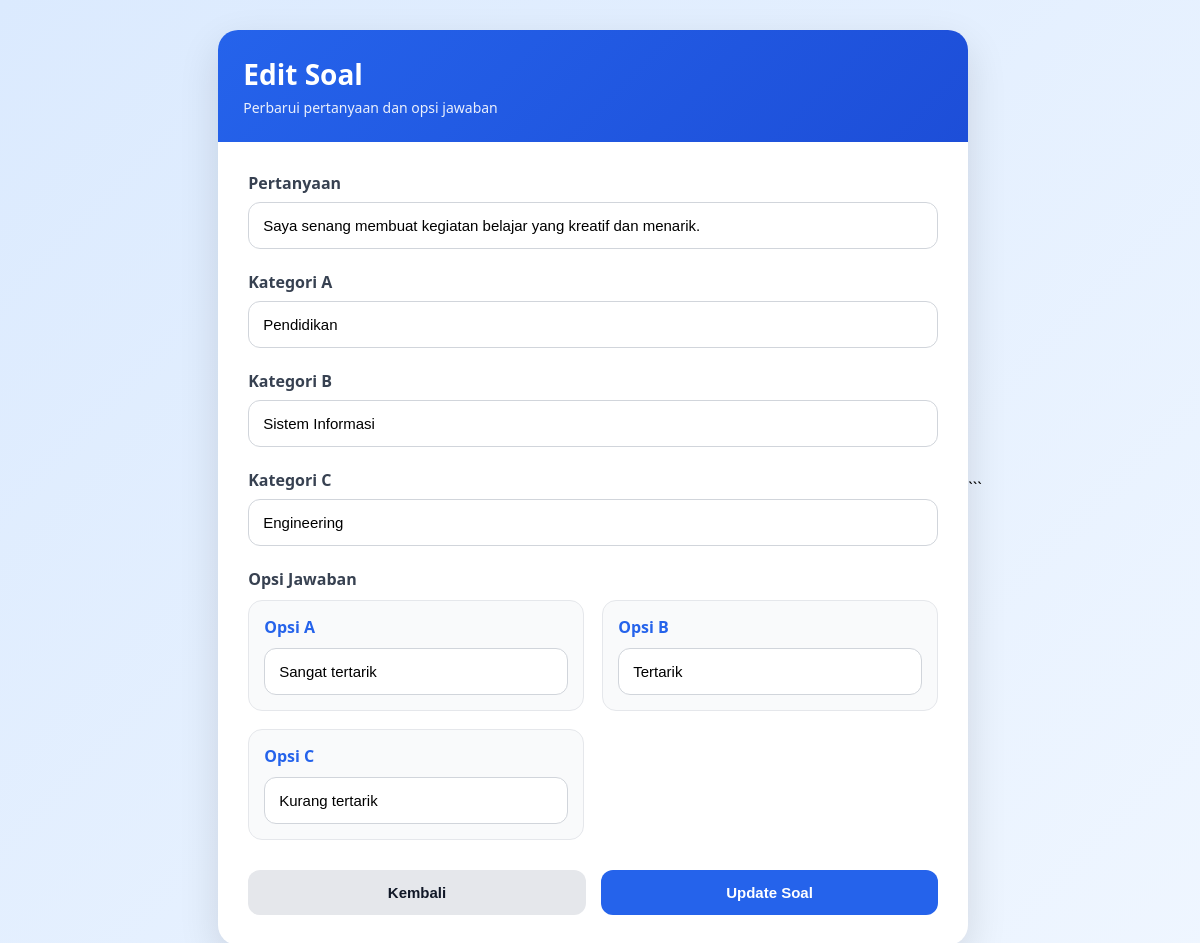
The app's page /fitur_tesminatbakat/edit_soal.php?id=5 with its own data.
### tables this page shows
CREATE TABLE `soal_tes` (
  `id_soal` int(11) NOT NULL,
  `pertanyaan` text NOT NULL,
  `opsi_a` varchar(255) NOT NULL,
  `opsi_b` varchar(255) NOT NULL,
  `opsi_c` varchar(255) NOT NULL,
  `dibuat_pada` timestamp NOT NULL DEFAULT current_timestamp(),
  `diubah_pada` timestamp NOT NULL DEFAULT current_timestamp() ON UPDATE current_timestamp(),
  `kategori_a` varchar(100) DEFAULT NULL,
  `kategori_b` varchar(100) DEFAULT NULL,
  `kategori_c` varchar(100) DEFAULT NULL
);

### fitur_tesminatbakat/edit_soal.php (the view, shortened to what this page needs)
<?php
include '../config.php';
$id = $_GET['id'];
$query = mysqli_query($conn, "SELECT * FROM soal_tes WHERE id_soal='$id'");
$data = mysqli_fetch_assoc($query);
?>
<!DOCTYPE html>
<html lang="id">
<head>
</head>
<body>
<div class="container">
    <div class="header">
        <h2>Edit Soal</h2>
        <p>Perbarui pertanyaan dan opsi jawaban</p>
    </div>
    <div class="form-content">
        <div class="form-group">
            <label>Pertanyaan</label>
            <input
                type="text"
                id="pertanyaan"
                value="<?= $data['pertanyaan']; ?>"
                placeholder="Masukkan pertanyaan..."
            >
        </div>
        <div class="form-group">
            <label>Kategori A</label>
            <input
                type="text"
                id="kategoriA"
                value="<?= $data['kategori_a']; ?>"
                placeholder="Contoh: Sistem Informasi"
            >
        </div>
        <div class="form-group">
            <label>Kategori B</label>
            <input
                type="text"
                id="kategoriB"
                value="<?= $data['kategori_b']; ?>"
                placeholder="Contoh: Engineering"
            >
        </div>
        <div class="form-group">
            <label>Kategori C</label>
            <input
                type="text"
                id="kategoriC"
                value="<?= $data['kategori_c']; ?>"
                placeholder="Contoh: Pendidikan"
            >
        </div>
        <div class="form-group">
            <label>Opsi Jawaban</label>
            <div class="opsi-container">
                <div class="opsi-box">
                    <div class="opsi-title">Opsi A</div>
                    <input
                        type="text"
                        id="opsiA"
                        value="<?= $data['opsi_a']; ?>"
                    >
                </div>
                <div class="opsi-box">
                    <div class="opsi-title">Opsi B</div>
                    <input
                        type="text"
                        id="opsiB"
                        value="<?= $data['opsi_b']; ?>"
                    >
                </div>
                <div class="opsi-box">
                    <div class="opsi-title">Opsi C</div>
                    <input
                        type="text"
                        id="opsiC"
                        value="<?= $data['opsi_c']; ?>"
                    >
                </div>
            </div>
        </div>
        <div class="button-group">
            <button class="btn-kembali"
                onclick="window.location.href='data_soal.php'">
                Kembali
            </button>
            <button class="btn-update"
                onclick="updateSoal()">
                Update Soal
            </button>
        </div>
    </div>
</div>
</body>
</html>

### fitur_tesminatbakat/edit_soal.php (style rules this page uses)
* { margin:0; padding:0; box-sizing:border-box; }
body { font-family:'Segoe UI', sans-serif; background:linear-gradient(135deg,#dbeafe,#eff6ff); min-height:100vh; display:flex; justify-content:center; align-items:center; padding:30px; }
.container { width:100%; max-width:750px; background:#fff; border-radius:20px; overflow:hidden; box-shadow:0 15px 40px rgba(0,0,0,0.12); }
.header { background:linear-gradient(135deg,#2563eb,#1d4ed8); padding:25px; color:white; }
.header h2 { font-size:28px; margin-bottom:5px; }
.header p { opacity:0.9; font-size:14px; }
.form-content { padding:30px; }
.form-group { margin-bottom:22px; }
label { display:block; margin-bottom:8px; font-weight:600; color:#374151; }
input { width:100%; padding:14px; border:1px solid #d1d5db; border-radius:12px; font-size:15px; transition:0.3s; }
.opsi-container { display:grid; grid-template-columns:1fr 1fr; gap:18px; margin-top:10px; }
.opsi-box { background:#f9fafb; border:1px solid #e5e7eb; border-radius:14px; padding:15px; }
.opsi-title { font-weight:bold; margin-bottom:10px; color:#2563eb; }
.button-group { display:flex; gap:15px; margin-top:30px; }
button { flex:1; padding:14px; border:none; border-radius:12px; font-size:15px; font-weight:bold; cursor:pointer; transition:0.3s; }
.btn-update { background:#2563eb; color:white; }
.btn-kembali { background:#e5e7eb; color:#111827; }

### records on screen
soal_tes: pertanyaan "Saya senang membuat kegiatan belajar yang kreatif dan menarik.", kategori_a "Pendidikan", kategori_b "Sistem Informasi", kategori_c "Engineering", opsi_a "Sangat tertarik", opsi_b "Tertarik", opsi_c "Kurang tertarik"
